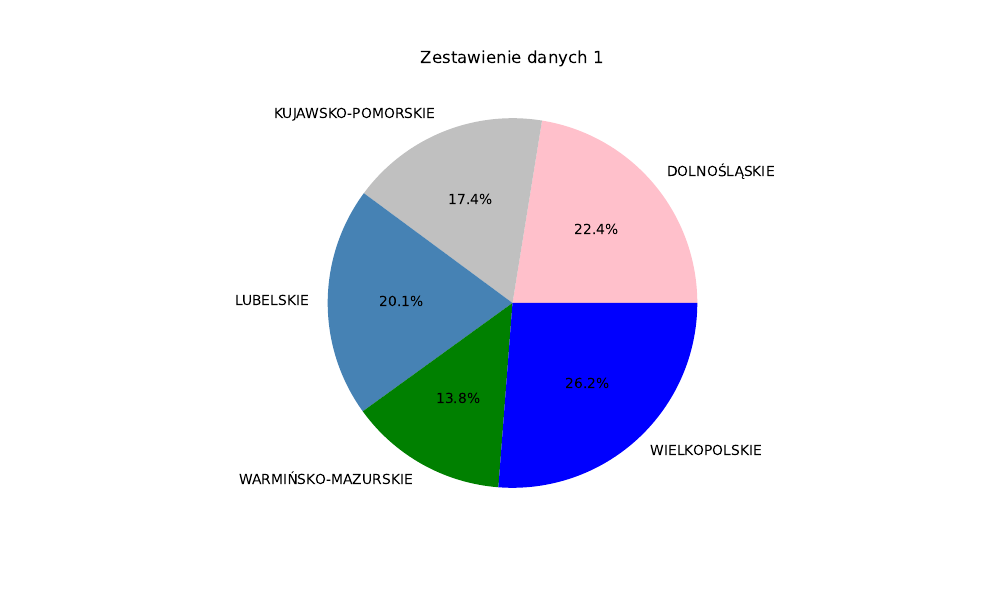

Write the Python code that produced this figure.
import pandas as pd
import matplotlib.pyplot as plt

def loadFile(fileName):
    data_frame = pd.read_excel(fileName)
    return data_frame

def manageData(data_frame):
    for x in data_frame.index:
        if data_frame.loc[x, "Wartość"] < 80:
            data_frame.drop(x, inplace = True)
    return data_frame 

def createPlot(data_frame):
    colors = ['pink', 'silver', 'steelblue','green', 'blue']
    plt.figure(figsize=(10, 6))
    plt.title("Zestawienie danych 1")
    plt.pie(data_frame['Wartość'],labels=data_frame['Nazwa'],colors=colors, autopct='%1.1f%%')
    plt.savefig("task1.pdf", format="pdf")
    plt.show()
    
def main():
    data_frame = loadFile("licea1.xlsx")
    data_frame = manageData(data_frame)
    createPlot(data_frame)
    
if __name__ == "__main__":
    main()